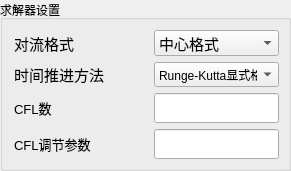
          <widget class="QGroupBox" name="groupBox_19">
           <property name="geometry">
            <rect>
             <x>10</x>
             <y>690</y>
             <width>291</width>
             <height>171</height>
            </rect>
           </property>
           <property name="title">
            <string>求解器设置</string>
           </property>
           <widget class="QWidget" name="layoutWidget">
            <property name="geometry">
             <rect>
              <x>10</x>
              <y>30</y>
              <width>274</width>
              <height>130</height>
             </rect>
            </property>
            <layout class="QGridLayout" name="gridLayout_23">
             <item row="1" column="0">
              <widget class="QLabel" name="label_qjgs">
               <property name="font">
                <font>
                 <pointsize>11</pointsize>
                </font>
               </property>
               <property name="text">
                <string>时间推进方法</string>
               </property>
              </widget>
             </item>
             <item row="0" column="1">
              <spacer name="horizontalSpacer_31">
               <property name="orientation">
                <enum>Qt::Horizontal</enum>
               </property>
               <property name="sizeType">
                <enum>QSizePolicy::Fixed</enum>
               </property>
               <property name="sizeHint" stdset="0">
                <size>
                 <width>30</width>
                 <height>20</height>
                </size>
               </property>
              </spacer>
             </item>
             <item row="0" column="0">
              <widget class="QLabel" name="label_qjduiliu">
               <property name="font">
                <font>
                 <pointsize>11</pointsize>
                </font>
               </property>
               <property name="text">
                <string>对流格式</string>
               </property>
              </widget>
             </item>
             <item row="2" column="2">
              <widget class="QLineEdit" name="qj_textcfl">
               <property name="sizePolicy">
                <sizepolicy hsizetype="Expanding" vsizetype="Fixed">
                 <horstretch>0</horstretch>
                 <verstretch>0</verstretch>
                </sizepolicy>
               </property>
               <property name="minimumSize">
                <size>
                 <width>0</width>
                 <height>30</height>
                </size>
               </property>
               <property name="maximumSize">
                <size>
                 <width>125</width>
                 <height>16777215</height>
                </size>
               </property>
               <property name="font">
                <font>
                 <pointsize>11</pointsize>
                </font>
               </property>
               <property name="alignment">
                <set>Qt::AlignCenter</set>
               </property>
              </widget>
             </item>
             <item row="1" column="1">
              <spacer name="horizontalSpacer_32">
               <property name="orientation">
                <enum>Qt::Horizontal</enum>
               </property>
               <property name="sizeType">
                <enum>QSizePolicy::Fixed</enum>
               </property>
               <property name="sizeHint" stdset="0">
                <size>
                 <width>30</width>
                 <height>20</height>
                </size>
               </property>
              </spacer>
             </item>
             <item row="0" column="2">
              <widget class="QComboBox" name="qj_comduiliu">
               <property name="sizePolicy">
                <sizepolicy hsizetype="Fixed" vsizetype="Fixed">
                 <horstretch>0</horstretch>
                 <verstretch>0</verstretch>
                </sizepolicy>
               </property>
               <property name="minimumSize">
                <size>
                 <width>125</width>
                 <height>25</height>
                </size>
               </property>
               <property name="font">
                <font>
                 <pointsize>11</pointsize>
                </font>
               </property>
               <item>
                <property name="text">
                 <string>中心格式</string>
                </property>
               </item>
               <item>
                <property name="text">
                 <string>迎风格式</string>
                </property>
               </item>
              </widget>
             </item>
             <item row="2" column="1">
              <spacer name="horizontalSpacer_33">
               <property name="orientation">
                <enum>Qt::Horizontal</enum>
               </property>
               <property name="sizeType">
                <enum>QSizePolicy::Fixed</enum>
               </property>
               <property name="sizeHint" stdset="0">
                <size>
                 <width>30</width>
                 <height>20</height>
                </size>
               </property>
              </spacer>
             </item>
             <item row="2" column="0">
              <widget class="QLabel" name="label_qjcfl">
               <property name="sizePolicy">
                <sizepolicy hsizetype="Fixed" vsizetype="Preferred">
                 <horstretch>0</horstretch>
                 <verstretch>0</verstretch>
                </sizepolicy>
               </property>
               <property name="minimumSize">
                <size>
                 <width>100</width>
                 <height>0</height>
                </size>
               </property>
               <property name="font">
                <font>
                 <pointsize>10</pointsize>
                </font>
               </property>
               <property name="text">
                <string>CFL数</string>
               </property>
              </widget>
             </item>
             <item row="1" column="2">
              <widget class="QComboBox" name="qj_comtuijin">
               <property name="sizePolicy">
                <sizepolicy hsizetype="Fixed" vsizetype="Fixed">
                 <horstretch>0</horstretch>
                 <verstretch>0</verstretch>
                </sizepolicy>
               </property>
               <property name="minimumSize">
                <size>
                 <width>125</width>
                 <height>25</height>
                </size>
               </property>
               <property name="maximumSize">
                <size>
                 <width>125</width>
                 <height>16777215</height>
                </size>
               </property>
               <property name="font">
                <font>
                 <pointsize>9</pointsize>
                </font>
               </property>
               <item>
                <property name="text">
                 <string>Runge-Kutta显式格式</string>
                </property>
               </item>
               <item>
                <property name="text">
                 <string>LU-SGS隐式格式</string>
                </property>
               </item>
              </widget>
             </item>
             <item row="3" column="0">
              <widget class="QLabel" name="label_qjcfl3">
               <property name="sizePolicy">
                <sizepolicy hsizetype="Fixed" vsizetype="Preferred">
                 <horstretch>0</horstretch>
                 <verstretch>0</verstretch>
                </sizepolicy>
               </property>
               <property name="minimumSize">
                <size>
                 <width>100</width>
                 <height>0</height>
                </size>
               </property>
               <property name="font">
                <font>
                 <pointsize>10</pointsize>
                </font>
               </property>
               <property name="text">
                <string>CFL调节参数</string>
               </property>
              </widget>
             </item>
             <item row="3" column="2">
              <widget class="QLineEdit" name="qj_textcfl3">
               <property name="sizePolicy">
                <sizepolicy hsizetype="Expanding" vsizetype="Fixed">
                 <horstretch>0</horstretch>
                 <verstretch>0</verstretch>
                </sizepolicy>
               </property>
               <property name="minimumSize">
                <size>
                 <width>0</width>
                 <height>30</height>
                </size>
               </property>
               <property name="maximumSize">
                <size>
                 <width>125</width>
                 <height>16777215</height>
                </size>
               </property>
               <property name="font">
                <font>
                 <pointsize>11</pointsize>
                </font>
               </property>
               <property name="toolTip">
                <string>请输入CFL调节参数RAMP1,2,3</string>
               </property>
               <property name="alignment">
                <set>Qt::AlignCenter</set>
               </property>
              </widget>
             </item>
            </layout>
           </widget>
          </widget>
